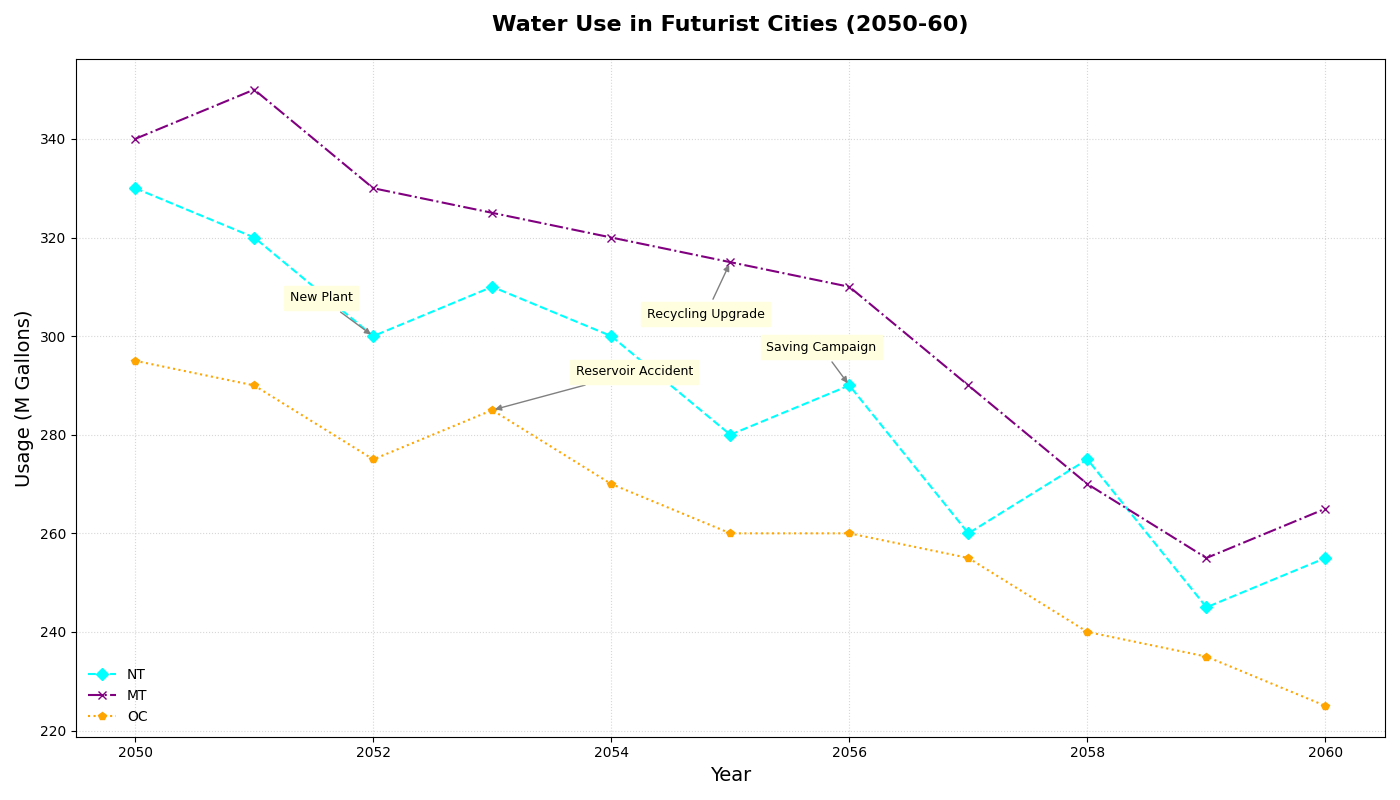

Source code (Python):
import matplotlib.pyplot as plt
import numpy as np

years = np.arange(2050, 2061)

# Manually altered consumption values
neo_tokyo_consumption = np.array([330, 320, 300, 310, 300, 280, 290, 260, 275, 245, 255])
metropolis_consumption = np.array([340, 350, 330, 325, 320, 315, 310, 290, 270, 255, 265])
omega_city_consumption = np.array([295, 290, 275, 285, 270, 260, 260, 255, 240, 235, 225])

events = {
    "Neo-Tokyo": [(2052, 'New Plant'), (2056, 'Saving Campaign')],
    "Metropolis": [(2055, 'Recycling Upgrade')],
    "Omega City": [(2053, 'Reservoir Accident')]
}

fig, ax = plt.subplots(figsize=(14, 8))

ax.plot(years, neo_tokyo_consumption, marker='D', linestyle='--', color='cyan', linewidth=1.5, markersize=6, label='NT')
ax.plot(years, metropolis_consumption, marker='x', linestyle='-.', color='purple', linewidth=1.5, markersize=6, label='MT')
ax.plot(years, omega_city_consumption, marker='p', linestyle=':', color='orange', linewidth=1.5, markersize=6, label='OC')

for city, events_list in events.items():
    for year, event in events_list:
        idx = year - 2050
        if city == "Neo-Tokyo":
            xytext = (-60, 25)
            xy = (year, neo_tokyo_consumption[idx])
        elif city == "Metropolis":
            xytext = (-60, -40)
            xy = (year, metropolis_consumption[idx])
        else:
            xytext = (60, 25)
            xy = (year, omega_city_consumption[idx])

        ax.annotate(event, xy=xy, xytext=xytext, textcoords='offset points', 
                    arrowprops=dict(arrowstyle='-|>', color='gray'), fontsize=9, backgroundcolor='lightyellow')

ax.set_title('Water Use in Futurist Cities (2050-60)', fontsize=16, fontweight='bold', pad=20)
ax.set_xlabel('Year', fontsize=14)
ax.set_ylabel('Usage (M Gallons)', fontsize=14)

ax.legend(loc='lower left', fontsize=10, frameon=False)

ax.grid(True, linestyle=':', alpha=0.5)

plt.tight_layout()

plt.show()
